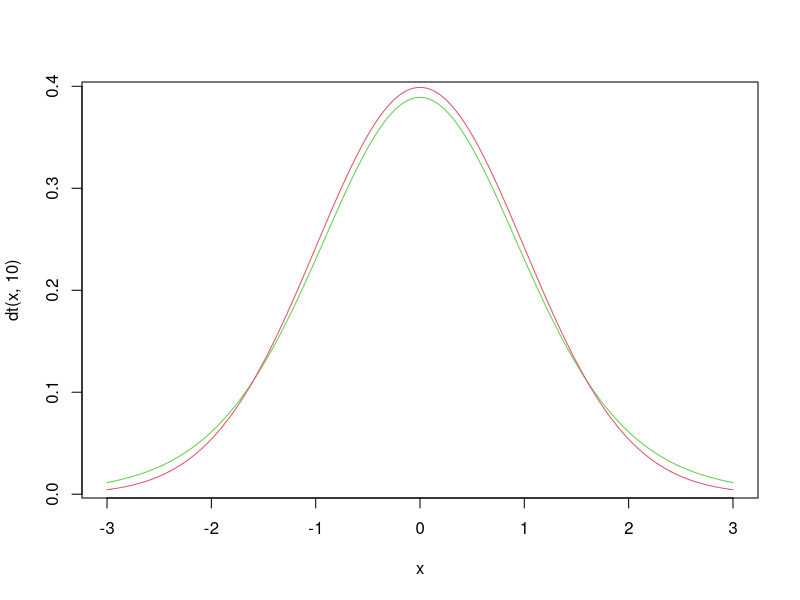
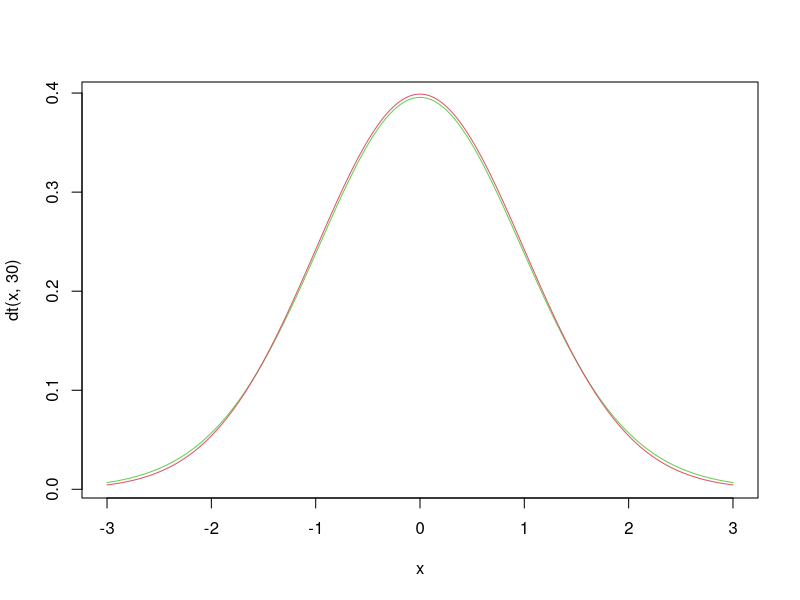

Write R code to recreate these figures, in order.
#ESMA 3016
#EAF/Noviembre 2014
#Lab20: Intervalos confianza y prueba de hipotesis para la media
#Caso 2: Poblacion Normal y varianza (sigma^2) desconocida,muestra pequena
#uso de la distribucion t de Student
#Comparacion de la curva t con la curva normal estandar
x=seq(-3,3,.01)
#t con 10 grados de libertad
plot(x,dt(x,10),type="l",col=3)
points(x,dnorm(x),type="l",col=2)
#t con 30 grados de libertad
plot(x,dt(x,30),type="l",col=3)
points(x,dnorm(x),type="l",col=2)
#Area debajo de la curva t
pt(2,10)
#Percebtile de la curva t
qt(.95,10)
#Generacion al azar de valores de la t con 10 grados de libertad
a=rt(1000,10)
#media estimada de a t con 10 grados de libertad
mean(a)
#el valor exacto es CERO
#deviacion estandar estimada de la t con 10 grados de libertad
sd(a)
#el valor exacto debe ser sqrt(n/n-2)=1.118
#Intervalo de confianza para la media
#La media muestral xbarra es un estimador de la media pobacional mu
#Intervalo de confianza para mu del 100(1-alfa)%, alfa es el nivel de significacion
#xbar-t(alfa/2,n-1)*s/sqrt(n),xbarra+t(alfa/2,n-1)*s/sqrt(n)
#Ejemplo 1: Hallar el intervalo de confianza del 95% para el promedio de todos los graduandos
#basado en la siguiente muestra de 14 graduandos
#Asumir que la poblacion es normal 
gpa=c(3.15,2.80,2.56,3.17,3.73,2.77,3.18,3.12,3.33,2.99,2.71,2.83,3.45,3.55)
xbarra=mean(gpa)
lower=xbarra+qt(.025,13)*sd(gpa)/sqrt(14)
upper=xbarra+qt(.975,13)*sd(gpa)/sqrt(14)
cat("El intervalo de confianza es",lower,"-",upper,"\n")
#hallando el intervalo de confianza con el comando t.test
t.test(gpa,mu=3,alternative="two.sided",conf.level=.95)
#Probar la hipotesis de que la  gpa promedio de todos los graduandos
#sea mayor que 3.0
#Sol
#Hipotesis nula es mu=3.0
#Hipotesis alterna mu>3.0
t.test(gpa,mu=3.0,alternative="greater",conf.level=.95)
#pvalue<alfa=.05 rechaza la hipotesis nula de lo contrario lo acepta
#Ejemplo 2: Hallar el intervalo de confianza del 90% para el peso promedio (en gramos) de todos los recien nacidos
#basado en la siguiente muestra de 18 bebes
#Asumir que la poblacion es normal 
pesos=c(2400,3600,2525,3125,3300,2875,2335,4000,3820,2990,3110,3810,4100,3700,2200,2800,3700,4300)
xbarra=mean(pesos)
lower=xbarra+qt(.05,17)*sd(pesos)/sqrt(18)
upper=xbarra+qt(.95,17)*sd(pesos)/sqrt(18)
cat("El intervalo de confianza es",lower,"-",upper,"\n")
#Probar la hipotesis de que la  gpa promedio de todos los graduandos
#sea menor que 3500
#Sol
#Hipotesis nula es mu=3500
#Hipotesis alterna mu<3500
#Calculando la prueba estadistica
ttest=(mean(pesos)-3500)/(sd(pesos)/sqrt(18))
#Calculando el p-value
pvalue=pt(ttest,17)
#haciendo la prueba directamente
t.test(pesos,mu=3500, alternative="less")
#Si pvalue<alfa=.05 se rechaza la hipotesis nula de lo contrario se acepta
#Si la Hipotesis alternativa es "menor que" ,P-value=pt(ttest,n-1)
#Si la hipotesis alternativa es "mayor que", P-value=1-pt(ttest,n-1)
p.value1=1-pt(ttest,17)
cat("\nPvalue si la alternativa es mayor que",p.value1)
#Si la hipotesis alternativa es "distinta de", P-value=2*(1-pt(abs(ttest),17))
p.value2=2*(1-pt(abs(ttest),17))
cat("\nPvalue si la alternative es distinta de",p.value2)
